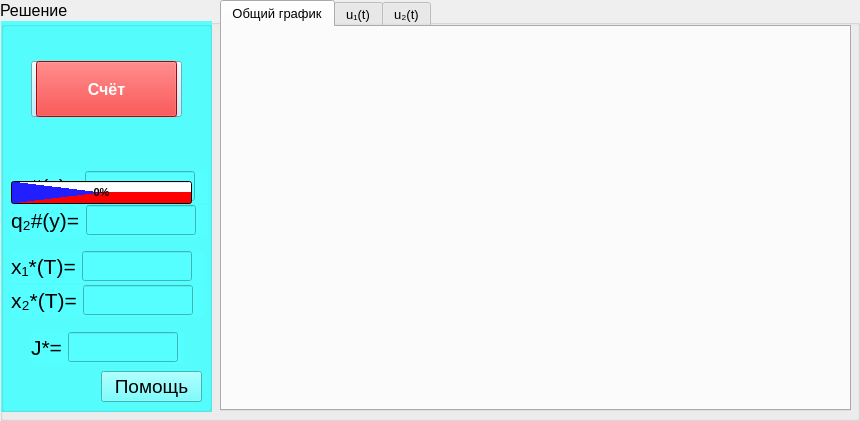
     <widget class="QGroupBox" name="groupBox_solve_and_results">
      <property name="minimumSize">
       <size>
        <width>860</width>
        <height>421</height>
       </size>
      </property>
      <property name="font">
       <font>
        <pointsize>12</pointsize>
       </font>
      </property>
      <property name="title">
       <string>Решение</string>
      </property>
      <widget class="QGroupBox" name="groupBox_3">
       <property name="geometry">
        <rect>
         <x>1</x>
         <y>21</y>
         <width>211</width>
         <height>391</height>
        </rect>
       </property>
       <property name="minimumSize">
        <size>
         <width>211</width>
         <height>361</height>
        </size>
       </property>
       <property name="styleSheet">
        <string notr="true">background-color: rgb(85, 255, 255);</string>
       </property>
       <property name="title">
        <string/>
       </property>
       <widget class="QPushButton" name="btn_calculate_plot">
        <property name="geometry">
         <rect>
          <x>35</x>
          <y>40</y>
          <width>141</width>
          <height>56</height>
         </rect>
        </property>
        <property name="font">
         <font>
          <pointsize>12</pointsize>
          <weight>75</weight>
          <bold>true</bold>
         </font>
        </property>
        <property name="cursor">
         <cursorShape>PointingHandCursor</cursorShape>
        </property>
        <property name="styleSheet">
         <string notr="true">background-color: rgb(255, 0, 0);
color: rgb(255, 255, 255);</string>
        </property>
        <property name="text">
         <string>Счёт</string>
        </property>
       </widget>
       <widget class="QProgressBar" name="pbar">
        <property name="geometry">
         <rect>
          <x>10</x>
          <y>160</y>
          <width>181</width>
          <height>23</height>
         </rect>
        </property>
        <property name="font">
         <font>
          <pointsize>8</pointsize>
          <weight>75</weight>
          <bold>true</bold>
          <kerning>true</kerning>
         </font>
        </property>
        <property name="styleSheet">
         <string notr="true">background-color: qconicalgradient(cx:0.5, cy:0.5, angle:0, stop:0 rgba(255, 255, 255, 255), stop:0.373979 rgba(255, 255, 255, 255), stop:0.373991 rgba(33, 30, 255, 255), stop:0.624018 rgba(33, 30, 255, 255), stop:0.624043 rgba(255, 0, 0, 255), stop:1 rgba(255, 0, 0, 255));</string>
        </property>
        <property name="value">
         <number>0</number>
        </property>
        <property name="alignment">
         <set>Qt::AlignCenter</set>
        </property>
        <property name="textVisible">
         <bool>true</bool>
        </property>
        <property name="orientation">
         <enum>Qt::Horizontal</enum>
        </property>
       </widget>
       <widget class="QPushButton" name="btn_cancel_calculate_plot">
        <property name="geometry">
         <rect>
          <x>30</x>
          <y>40</y>
          <width>151</width>
          <height>56</height>
         </rect>
        </property>
        <property name="font">
         <font>
          <pointsize>12</pointsize>
          <weight>75</weight>
          <bold>true</bold>
         </font>
        </property>
        <property name="cursor">
         <cursorShape>PointingHandCursor</cursorShape>
        </property>
        <property name="styleSheet">
         <string notr="true">background-color: rgb(164, 234, 255);</string>
        </property>
        <property name="text">
         <string>Отмена</string>
        </property>
        <property name="flat">
         <bool>false</bool>
        </property>
       </widget>
       <widget class="QWidget" name="layoutWidget">
        <property name="geometry">
         <rect>
          <x>30</x>
          <y>311</y>
          <width>153</width>
          <height>32</height>
         </rect>
        </property>
        <layout class="QFormLayout" name="formLayout_2">
         <item row="0" column="0">
          <widget class="QLabel" name="label_jmin">
           <property name="font">
            <font>
             <pointsize>16</pointsize>
            </font>
           </property>
           <property name="text">
            <string>J*=</string>
           </property>
          </widget>
         </item>
         <item row="0" column="1">
          <widget class="QLineEdit" name="lineEdit_jmin">
           <property name="maximumSize">
            <size>
             <width>110</width>
             <height>30</height>
            </size>
           </property>
           <property name="font">
            <font>
             <pointsize>16</pointsize>
            </font>
           </property>
           <property name="text">
            <string/>
           </property>
          </widget>
         </item>
        </layout>
       </widget>
       <widget class="QWidget" name="layoutWidget">
        <property name="geometry">
         <rect>
          <x>10</x>
          <y>150</y>
          <width>197</width>
          <height>32</height>
         </rect>
        </property>
        <layout class="QFormLayout" name="formLayout_7">
         <item row="0" column="0">
          <widget class="QLabel" name="label_q1y">
           <property name="font">
            <font>
             <pointsize>16</pointsize>
            </font>
           </property>
           <property name="text">
            <string>q₁#(y)=</string>
           </property>
          </widget>
         </item>
         <item row="0" column="1">
          <widget class="QLineEdit" name="lineEdit_q1y">
           <property name="maximumSize">
            <size>
             <width>110</width>
             <height>30</height>
            </size>
           </property>
           <property name="font">
            <font>
             <pointsize>16</pointsize>
            </font>
           </property>
           <property name="text">
            <string/>
           </property>
          </widget>
         </item>
        </layout>
       </widget>
       <widget class="QWidget" name="layoutWidget">
        <property name="geometry">
         <rect>
          <x>10</x>
          <y>184</y>
          <width>197</width>
          <height>32</height>
         </rect>
        </property>
        <layout class="QFormLayout" name="formLayout_8">
         <property name="labelAlignment">
          <set>Qt::AlignLeading|Qt::AlignLeft|Qt::AlignVCenter</set>
         </property>
         <item row="0" column="0">
          <widget class="QLabel" name="label_q2y">
           <property name="font">
            <font>
             <pointsize>16</pointsize>
            </font>
           </property>
           <property name="text">
            <string>q₂#(y)=</string>
           </property>
          </widget>
         </item>
         <item row="0" column="1">
          <widget class="QLineEdit" name="lineEdit_q2y">
           <property name="maximumSize">
            <size>
             <width>110</width>
             <height>30</height>
            </size>
           </property>
           <property name="font">
            <font>
             <pointsize>16</pointsize>
            </font>
           </property>
           <property name="text">
            <string/>
           </property>
          </widget>
         </item>
        </layout>
       </widget>
       <widget class="QWidget" name="layoutWidget">
        <property name="geometry">
         <rect>
          <x>10</x>
          <y>264</y>
          <width>193</width>
          <height>32</height>
         </rect>
        </property>
        <layout class="QFormLayout" name="formLayout_6">
         <item row="0" column="0">
          <widget class="QLabel" name="label_x2T">
           <property name="font">
            <font>
             <pointsize>16</pointsize>
            </font>
           </property>
           <property name="text">
            <string>x₂*(T)=</string>
           </property>
          </widget>
         </item>
         <item row="0" column="1">
          <widget class="QLineEdit" name="lineEdit_x2T">
           <property name="maximumSize">
            <size>
             <width>110</width>
             <height>30</height>
            </size>
           </property>
           <property name="font">
            <font>
             <pointsize>16</pointsize>
            </font>
           </property>
           <property name="text">
            <string/>
           </property>
          </widget>
         </item>
        </layout>
       </widget>
       <widget class="QWidget" name="layoutWidget">
        <property name="geometry">
         <rect>
          <x>10</x>
          <y>230</y>
          <width>193</width>
          <height>32</height>
         </rect>
        </property>
        <layout class="QFormLayout" name="formLayout_5">
         <item row="0" column="0">
          <widget class="QLabel" name="label_x1T">
           <property name="font">
            <font>
             <pointsize>16</pointsize>
            </font>
           </property>
           <property name="text">
            <string>x₁*(T)=</string>
           </property>
          </widget>
         </item>
         <item row="0" column="1">
          <widget class="QLineEdit" name="lineEdit_x1T">
           <property name="maximumSize">
            <size>
             <width>110</width>
             <height>30</height>
            </size>
           </property>
           <property name="font">
            <font>
             <pointsize>16</pointsize>
            </font>
           </property>
           <property name="text">
            <string/>
           </property>
           <property name="alignment">
            <set>Qt::AlignLeading|Qt::AlignLeft|Qt::AlignVCenter</set>
           </property>
           <property name="dragEnabled">
            <bool>true</bool>
           </property>
           <property name="cursorMoveStyle">
            <enum>Qt::LogicalMoveStyle</enum>
           </property>
          </widget>
         </item>
        </layout>
       </widget>
       <widget class="QPushButton" name="btn_help">
        <property name="geometry">
         <rect>
          <x>100</x>
          <y>350</y>
          <width>101</width>
          <height>31</height>
         </rect>
        </property>
        <property name="font">
         <font>
          <pointsize>14</pointsize>
         </font>
        </property>
        <property name="text">
         <string>Помощь</string>
        </property>
       </widget>
       <zorder>layoutWidget</zorder>
       <zorder>layoutWidget</zorder>
       <zorder>layoutWidget</zorder>
       <zorder>layoutWidget</zorder>
       <zorder>layoutWidget</zorder>
       <zorder>btn_cancel_calculate_plot</zorder>
       <zorder>btn_calculate_plot</zorder>
       <zorder>pbar</zorder>
       <zorder>btn_help</zorder>
      </widget>
      <widget class="QTabWidget" name="tabWidget_plots">
       <property name="geometry">
        <rect>
         <x>220</x>
         <y>0</y>
         <width>631</width>
         <height>411</height>
        </rect>
       </property>
       <property name="minimumSize">
        <size>
         <width>606</width>
         <height>411</height>
        </size>
       </property>
       <property name="font">
        <font>
         <pointsize>10</pointsize>
        </font>
       </property>
       <property name="mouseTracking">
        <bool>false</bool>
       </property>
       <property name="focusPolicy">
        <enum>Qt::TabFocus</enum>
       </property>
       <property name="layoutDirection">
        <enum>Qt::LeftToRight</enum>
       </property>
       <property name="autoFillBackground">
        <bool>false</bool>
       </property>
       <property name="tabPosition">
        <enum>QTabWidget::North</enum>
       </property>
       <property name="tabShape">
        <enum>QTabWidget::Rounded</enum>
       </property>
       <property name="currentIndex">
        <number>0</number>
       </property>
       <property name="iconSize">
        <size>
         <width>16</width>
         <height>16</height>
        </size>
       </property>
       <property name="elideMode">
        <enum>Qt::ElideNone</enum>
       </property>
       <property name="tabsClosable">
        <bool>false</bool>
       </property>
       <property name="tabBarAutoHide">
        <bool>false</bool>
       </property>
       <widget class="QWidget" name="tab">
        <attribute name="title">
         <string>Общий график</string>
        </attribute>
        <widget class="MplWidget" name="MplWidget" native="true">
         <property name="geometry">
          <rect>
           <x>9</x>
           <y>10</y>
           <width>601</width>
           <height>360</height>
          </rect>
         </property>
         <property name="acceptDrops">
          <bool>false</bool>
         </property>
        </widget>
       </widget>
       <widget class="QWidget" name="tab_2">
        <attribute name="title">
         <string>u₁(t)</string>
        </attribute>
        <widget class="MplWidget" name="MplWidget_u1" native="true">
         <property name="geometry">
          <rect>
           <x>9</x>
           <y>10</y>
           <width>601</width>
           <height>360</height>
          </rect>
         </property>
         <property name="acceptDrops">
          <bool>false</bool>
         </property>
        </widget>
       </widget>
       <widget class="QWidget" name="tab_3">
        <attribute name="title">
         <string>u₂(t)</string>
        </attribute>
        <widget class="MplWidget" name="MplWidget_u2" native="true">
         <property name="geometry">
          <rect>
           <x>9</x>
           <y>10</y>
           <width>601</width>
           <height>360</height>
          </rect>
         </property>
         <property name="acceptDrops">
          <bool>false</bool>
         </property>
        </widget>
       </widget>
      </widget>
     </widget>
